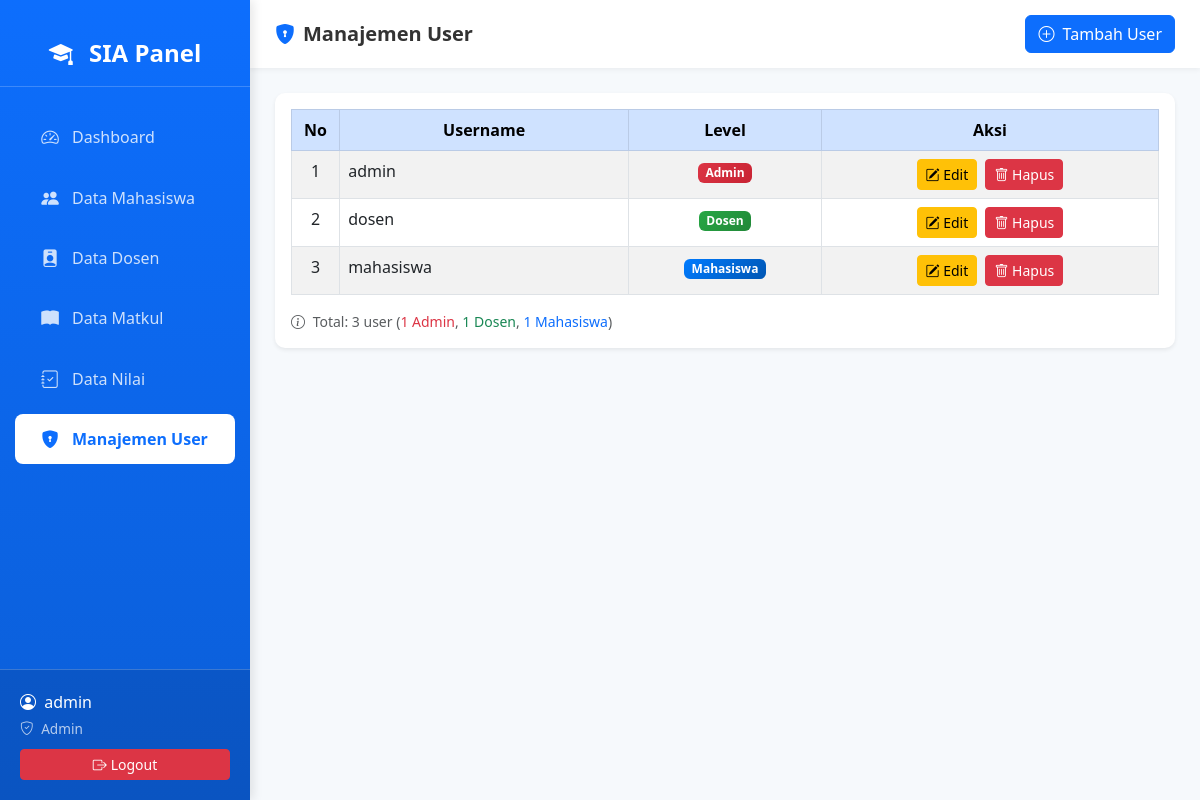
Page /admin/users/index.php (signed in) on the committed database.
### tables this page shows
CREATE TABLE `users` (
  `id` int NOT NULL,
  `username` varchar(50) NOT NULL,
  `password` varchar(255) NOT NULL,
  `level` enum('admin','dosen','mahasiswa') NOT NULL
);

### classes/Database.php (called while the page is built, shortened)
<?php
class Database {
    private $host = "localhost";
    private $user = "root";
    private $pass = "dunaman";
    private $db   = "workshop_aslab";
    public $koneksi;
    public function __construct() {
        $this->koneksi = mysqli_connect($this->host, $this->user, $this->pass, $this->db);
    }
    public function getConnection() {
        return $this->koneksi;
    }
}

### classes/User.php (called while the page is built, shortened)
<?php
class User {
    private $conn;
    public function __construct($database) {
        $this->db = $database;
        $this->conn = $this->db->getConnection();
    }
    public function tampil() {
        $query = "SELECT * FROM users ORDER BY level, username ASC";
        return mysqli_query($this->conn, $query);
    }
    public function jumlahData() {
        return mysqli_num_rows(mysqli_query($this->conn, "SELECT * FROM users"));
    }
    public function jumlahByLevel($level) {
        $level = mysqli_real_escape_string($this->conn, $level);
        return mysqli_num_rows(mysqli_query($this->conn, "SELECT * FROM users WHERE level='$level'"));
    }
}

### admin/users/index.php (the view, shortened to what this page needs)
<?php
require_once '../../classes/Database.php';
require_once '../../classes/User.php';
$db = new Database();
$userObj = new User($db);
?>
<!DOCTYPE html>
<html lang="en">
<head>
	<link href="https://cdn.jsdelivr.net/npm/bootstrap@5.3.0/dist/css/bootstrap.min.css" rel="stylesheet">
	<link rel="stylesheet" href="https://cdn.jsdelivr.net/npm/bootstrap-icons@1.11.0/font/bootstrap-icons.css">
</head>
<body>
	<?php include '../../includes/sidebar.php'; ?>
	<div class="main-content">
		<div class="top-navbar">
			<h5 class="page-title">
				<i class="bi bi-shield-lock-fill text-primary me-2"></i>Manajemen User
			</h5>
			<button class="btn btn-primary" data-bs-toggle="modal" data-bs-target="#modalTambah">
				<i class="bi bi-plus-circle me-1"></i> Tambah User
			</button>
		</div>
		<div class="content-wrapper">
			<div class="card shadow-sm">
				<div class="card-body">
					<div class="table-responsive">
						<table class="table table-striped table-bordered table-hover">
							<thead class="table-primary">
								<tr class="text-center">
									<th width="5%">No</th>
									<th width="30%">Username</th>
									<th width="20%">Level</th>
									<th width="35%">Aksi</th>
								</tr>
							</thead>
							<tbody>
								<?php
								$no = 1;
								$data = $userObj->tampil();
								if (mysqli_num_rows($data) > 0) {
									while ($row = mysqli_fetch_assoc($data)) {
										$badge_class = '';
										switch ($row['level']) {
											case 'admin':
												$badge_class = 'badge-admin';
												break;
											case 'dosen':
												$badge_class = 'badge-dosen';
												break;
											case 'mahasiswa':
												$badge_class = 'badge-mahasiswa';
												break;
										}
										echo "<tr>
											<td class='text-center'>" . $no++ . "</td>
											<td>" . htmlspecialchars($row['username']) . "</td>
											<td class='text-center'>
												<span class='badge $badge_class'>" . ucfirst(htmlspecialchars($row['level'])) . "</span>
											</td>
											<td class='text-center'>
												<button class='btn btn-warning btn-sm me-1' data-bs-toggle='modal' data-bs-target='#modalEdit" . $row['id'] . "'>
													<i class='bi bi-pencil-square'></i> Edit
												</button>
												<a href='index.php?hapus=" . $row['id'] . "' class='btn btn-danger btn-sm' onclick=\"return confirm('Yakin ingin menghapus user " . htmlspecialchars($row['username']) . "?')\">
													<i class='bi bi-trash'></i> Hapus
												</a>
											</td>
										</tr>";
									}
								} else {
									echo '<tr><td colspan="5" class="text-center text-muted">Belum ada data user</td></tr>';
								}
								?>
							</tbody>
						</table>
					</div>
					<?php
					$total = $userObj->jumlahData();
					$total_admin = $userObj->jumlahByLevel('admin');
					$total_dosen = $userObj->jumlahByLevel('dosen');
					$total_mahasiswa = $userObj->jumlahByLevel('mahasiswa');
					?>
					<div class="text-muted small">
						<i class="bi bi-info-circle me-1"></i>
						Total: <?= $total ?> user
						(<span class="text-danger"><?= $total_admin ?> Admin</span>,
						<span class="text-success"><?= $total_dosen ?> Dosen</span>,
						<span class="text-primary"><?= $total_mahasiswa ?> Mahasiswa</span>)
					</div>
				</div>
			</div>
		</div>
	</div>
</body>
</html>

### includes/sidebar.php (shortened to what this page needs)
<?php
$current_page = basename(dirname($_SERVER['PHP_SELF']));
?>
<div class="sidebar">
	<div class="brand">
		<i class="bi bi-mortarboard-fill"></i>
		<span>SIA Panel</span>
	</div>
	<nav class="nav flex-column">
		<a class="nav-link <?= ($current_page == 'workshop_aslab') ? 'active' : '' ?>" href="../../index.php">
			<i class="bi bi-speedometer2"></i>
			<span>Dashboard</span>
		</a>
		<a class="nav-link <?= $current_page == 'mahasiswa' ? 'active' : '' ?>" href="../mahasiswa/index.php">
			<i class="bi bi-people-fill"></i>
			<span>Data Mahasiswa</span>
		</a>
		<a class="nav-link <?= $current_page == 'dosen' ? 'active' : '' ?>" href="../dosen/index.php">
			<i class="bi bi-person-badge-fill"></i>
			<span>Data Dosen</span>
		</a>
		<a class="nav-link <?= $current_page == 'matkul' ? 'active' : '' ?>" href="../matkul/index.php">
			<i class="bi bi-book-fill"></i>
			<span>Data Matkul</span>
		</a>
		<a class="nav-link <?= $current_page == 'nilai' ? 'active' : '' ?>" href="../nilai/index.php">
			<i class="bi bi-journal-check"></i>
			<span>Data Nilai</span>
		</a>
		<a class="nav-link <?= $current_page == 'users' ? 'active' : '' ?>" href="../users/index.php">
			<i class="bi bi-shield-lock-fill"></i>
			<span>Manajemen User</span>
		</a>
	</nav>
	<div class="user-info">
		<div class="username">
			<i class="bi bi-person-circle me-1"></i>
			<?= htmlspecialchars($_SESSION['username']); ?>
		</div>
		<div class="role">
			<i class="bi bi-shield-check me-1"></i>
			<?= ucfirst(htmlspecialchars($_SESSION['level'])); ?>
		</div>
		<a href="../../auth/logout.php" class="btn btn-danger btn-sm btn-logout">
			<i class="bi bi-box-arrow-right me-1"></i>Logout
		</a>
	</div>
</div>

### admin/users/index.php (style rules this page uses)
.badge-admin { background: linear-gradient(135deg, #dc3545, #c82333); }
.badge-dosen { background: linear-gradient(135deg, #28a745, #218838); }
.badge-mahasiswa { background: linear-gradient(135deg, #007bff, #0056b3); }

### includes/sidebar.php (style rules this page uses)
.sidebar { position: fixed; top: 0; left: 0; width: 250px; height: 100vh; background: linear-gradient(180deg, #0d6efd 0%, #0b5ed7 100%); padding-top: 20px; z-index: 1000; box-shadow: 3px 0 10px rgba(0, 0, 0, 0.1); }
.sidebar .brand { color: #fff; font-size: 1.5rem; font-weight: bold; text-align: center; padding: 15px 20px; border-bottom: 1px solid rgba(255, 255, 255, 0.2); margin-bottom: 20px; }
.sidebar .brand i { margin-right: 10px; }
.sidebar .nav-link { color: rgba(255, 255, 255, 0.8); padding: 12px 25px; margin: 5px 15px; border-radius: 8px; transition: all 0.3s ease; display: flex; align-items: center; }
.sidebar .nav-link.active { color: #0d6efd; background: #fff; font-weight: 600; }
.sidebar .nav-link i { margin-right: 12px; font-size: 1.1rem; width: 20px; text-align: center; }
.sidebar .user-info { position: absolute; bottom: 0; left: 0; right: 0; padding: 20px; border-top: 1px solid rgba(255, 255, 255, 0.2); background: rgba(0, 0, 0, 0.1); }
.sidebar .user-info .username { color: #fff; font-weight: 500; margin-bottom: 5px; }
.sidebar .user-info .role { color: rgba(255, 255, 255, 0.7); font-size: 0.85rem; }
.sidebar .btn-logout { width: 100%; margin-top: 10px; }
.main-content { margin-left: 250px; min-height: 100vh; background: #f6f9fc; }
.top-navbar { background: #fff; padding: 15px 25px; box-shadow: 0 2px 5px rgba(0, 0, 0, 0.05); display: flex; justify-content: space-between; align-items: center; }
.top-navbar .page-title { font-size: 1.25rem; font-weight: 600; color: #333; margin: 0; }
.content-wrapper { padding: 25px; }
.card { border: none; border-radius: 10px; }

### rows in the picture
users: username "admin", level "Admin"
users: username "dosen", level "Dosen"
users: username "mahasiswa", level "Mahasiswa"

### other values in the picture
$_SESSION['username'] "admin"
$_SESSION['level'] "Admin"
$total "3"
$total_admin "1"
$total_dosen "1"
$total_mahasiswa "1"
